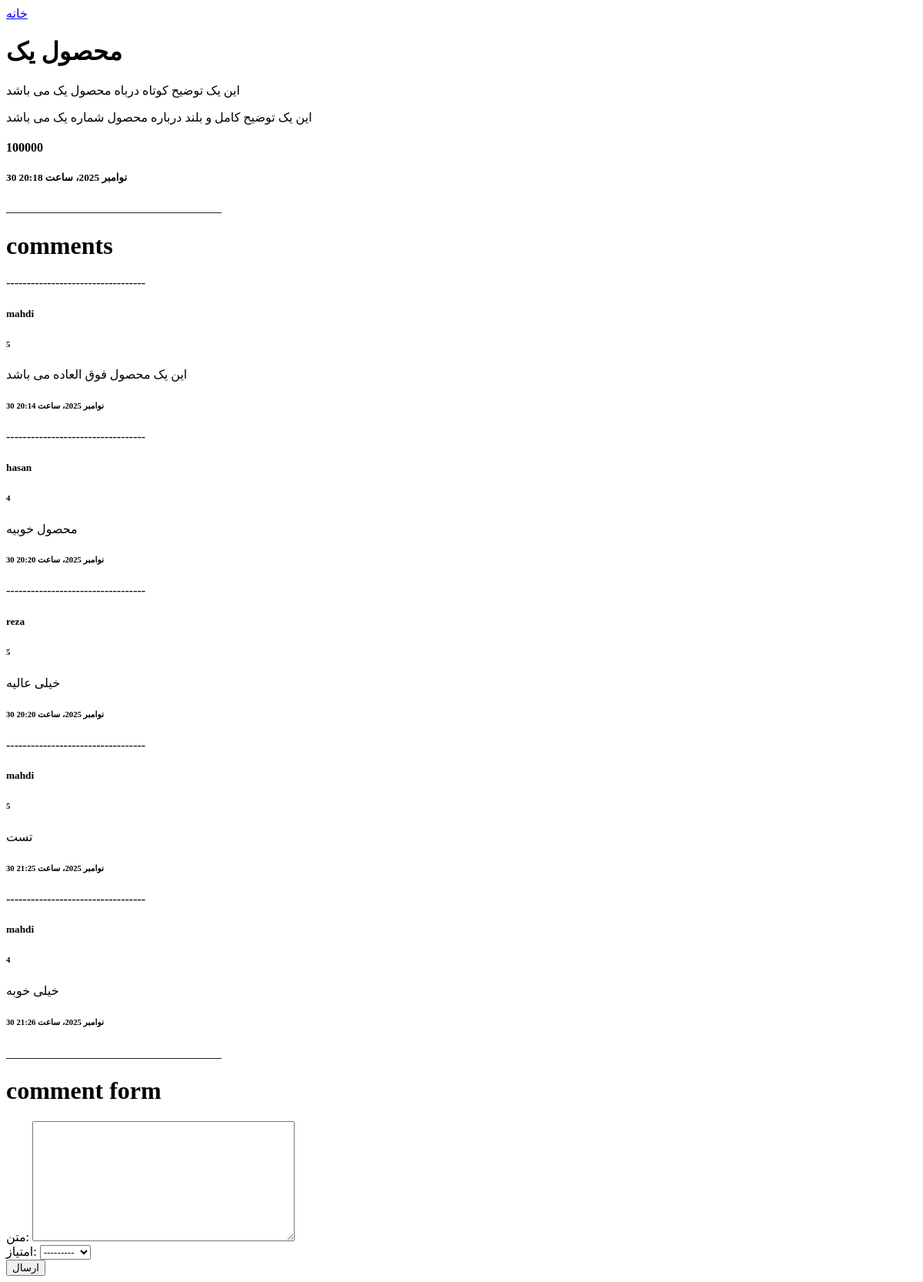
Page /shop/1/ on the earlier database version.
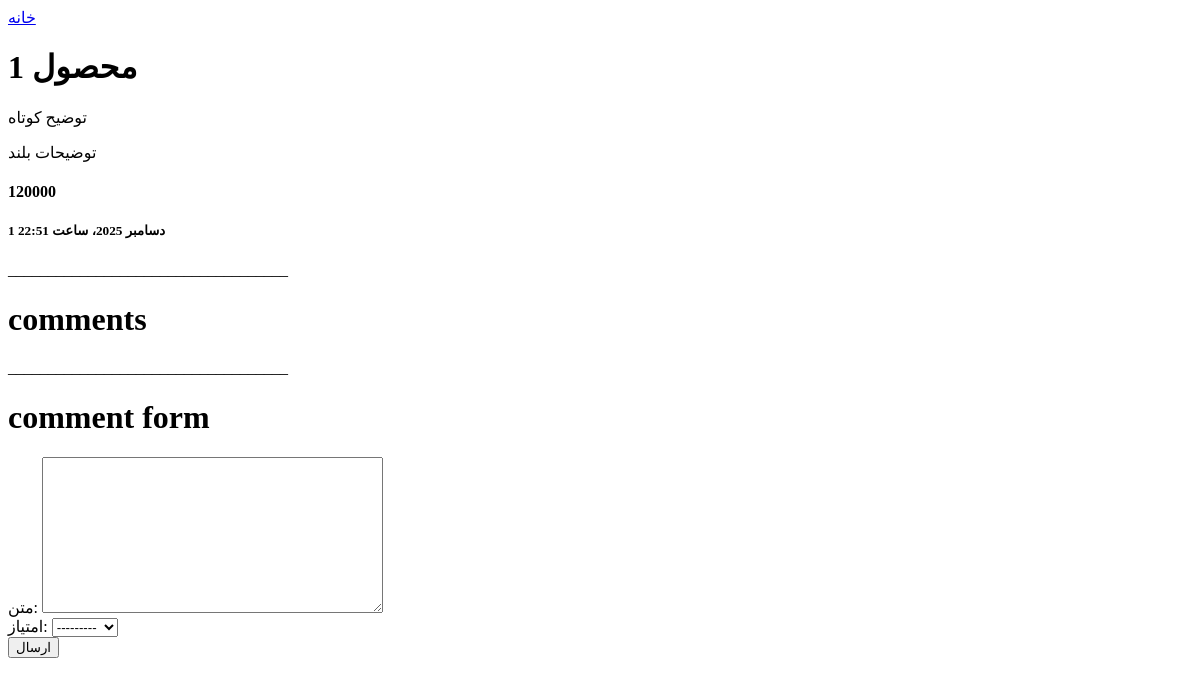
Same page on the later database version.
### shop/models.py (models this page shows, shortened)
class Products(models.Model):
    title = models.CharField(max_length=100, verbose_name=_('title'))
    short_description = models.CharField(max_length=300, verbose_name=_('short description'))
    full_description = models.TextField(verbose_name=_('full description'))
    price = models.PositiveIntegerField(default=0, verbose_name=_('price'))
    active = models.BooleanField(default=True, verbose_name=_('active'))
    length = models.DecimalField(max_digits=6, decimal_places=2, blank=True, null=True, verbose_name=_('length'))
    width = models.DecimalField(max_digits=6, decimal_places=2, blank=True, null=True, verbose_name=_('width'))
    height = models.DecimalField(max_digits=6, decimal_places=2, blank=True, null=True, verbose_name=_('height'))
    datetime_created = models.DateTimeField(auto_now_add=True, verbose_name=_('datetime created'))
    datetime_modified = models.DateTimeField(auto_now=True, verbose_name=_('datetime modified'))
    class Meta:
        verbose_name = _('Product')
        verbose_name_plural = _('Products')

class CommentProduct(models.Model):
    PRODUCT_STARS = [
        ('1',_('very bad')),
        ('2',_('bad')),
        ('3',_('normal')),
        ('4',_('good')),
        ('5',_('perfect')),
    ]
    product = models.ForeignKey(
        Products,
        on_delete=models.CASCADE,
        related_name='comments',
        verbose_name=_('product'),
        )
    author = models.ForeignKey(
        get_user_model(),
        on_delete=models.CASCADE,
        related_name='comments',
        verbose_name=_('author'),
        )
    text = models.TextField(verbose_name=_('text'))
    active = models.BooleanField(default=False, verbose_name=_('active'),)
    stars = models.CharField(
        max_length=1,
        choices=PRODUCT_STARS,
        verbose_name=_('stars'),
        )
    datetime_created = models.DateTimeField(auto_now_add=True, verbose_name=_('datetime created'),)
    datetime_modified = models.DateTimeField(auto_now=True, verbose_name=_('datetime modified'),)
    objects = models.Manager()
    comment_filter = ActiveManager()
    class Meta:
        verbose_name = _('CommentProduct')
        verbose_name_plural = _('CommentProducts')

### accounts/models.py (models this page shows)
class CustomUser(AbstractUser):
    pass

### shop/views.py (the view)
# urls.py: path('<int:pk>/', views.ProductDetailView.as_view(), name='product_detail'),
class ProductDetailView(generic.DetailView):
    model = models.Products
    template_name = 'shop/product_detail.html'
    context_object_name = 'product'
    def get_context_data(self, **kwargs):
        context = super().get_context_data(**kwargs)
        context['comment_form'] = forms.CommentForm()
        return context

### shop/forms.py
class CommentForm(forms.ModelForm):
    class Meta:
        model = models.CommentProduct
        fields = ['text','stars']

### shop/templates/shop/product_detail.html (shortened to what this page needs)
<!DOCTYPE html>
<html lang="en">
  <head>
  </head>
  <body>
    <a href="{% url 'home' %}">خانه</a>
    <h1>{{ product.title }}</h1>
    <p>{{ product.short_description }}</p>
    <p>{{ product.full_description }}</p>
    <h4>{{ product.price }}</h4>
    <h5>{{ product.datetime_modified }}</h5>
    <p>___________________________________</p>
    <h1>comments</h1>
    {% for comment in product.comments.all %}
      {% if comment.active %}
        <p>----------------------------------</p>
        <h5>{{ comment.author }}</h5>
        <h6>{{ comment.stars }}</h6>
        <p>{{ comment.text }}</p>
        <h6>{{ comment.datetime_modified }}</h6>
      {% endif %}
    {% endfor %}
    <p>___________________________________</p>
    <h1>comment form</h1>
    <form action="{% url 'comment_create' product.id %}" method="post">
      {{ comment_form }}
      <button type="submit">ارسال</button>
    </form>
  </body>
</html>

Differences in the rows shown:
no longer on this page (row edited): CommentProduct: author "mahdi", stars "5", text "این یک محصول فوق العاده می باشد", datetime_modified "30 نوامبر 2025، ساعت 20:14"
removed CommentProduct: author "hasan", stars "4", text "محصول خوبیه", datetime_modified "30 نوامبر 2025، ساعت 20:20"
removed CommentProduct: author "reza", stars "5", text "خیلی عالیه", datetime_modified "30 نوامبر 2025، ساعت 20:20"
removed CommentProduct: author "mahdi", stars "5", text "تست", datetime_modified "30 نوامبر 2025، ساعت 21:25"
removed CommentProduct: author "mahdi", stars "4", text "خیلی خوبه", datetime_modified "30 نوامبر 2025، ساعت 21:26"
changed Products: title "محصول یک" → "محصول 1"; short_description "این یک توضیح کوتاه درباه محصول یک می باشد" → "توضیح کوتاه"; full_description "این یک توضیح کامل و بلند درباره محصول شماره یک می باشد" → "توضیحات بلند"; price "100000" → "120000"; datetime_modified "30 نوامبر 2025، ساعت 20:18" → "1 دسامبر 2025، ساعت 22:51"
